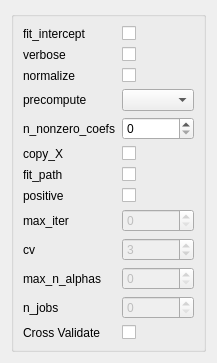
<?xml version="1.0" encoding="UTF-8"?>
<ui version="4.0">
 <class>Form</class>
 <widget class="QWidget" name="Form">
  <property name="geometry">
   <rect>
    <x>0</x>
    <y>0</y>
    <width>196</width>
    <height>321</height>
   </rect>
  </property>
  <property name="sizePolicy">
   <sizepolicy hsizetype="Ignored" vsizetype="Ignored">
    <horstretch>0</horstretch>
    <verstretch>0</verstretch>
   </sizepolicy>
  </property>
  <property name="windowTitle">
   <string>Form</string>
  </property>
  <layout class="QVBoxLayout" name="verticalLayout">
   <item>
    <widget class="QGroupBox" name="formGroupBox">
     <layout class="QFormLayout" name="formLayout">
      <property name="fieldGrowthPolicy">
       <enum>QFormLayout::AllNonFixedFieldsGrow</enum>
      </property>
      <item row="0" column="0">
       <widget class="QLabel" name="fit_interceptLabel">
        <property name="text">
         <string>fit_intercept</string>
        </property>
       </widget>
      </item>
      <item row="0" column="1">
       <widget class="QCheckBox" name="fit_interceptCheckBox">
        <property name="toolTip">
         <string>Whether to calculate the intercept for this model. If set to false,
no intercept will be used in calculations (e.g. data is expected to
be already centered).</string>
        </property>
        <property name="whatsThis">
         <string>http://scikit-learn.org/stable/modules/generated/sklearn.linear_model.Lars.html</string>
        </property>
       </widget>
      </item>
      <item row="1" column="0">
       <widget class="QLabel" name="verboseLabel">
        <property name="text">
         <string>verbose</string>
        </property>
       </widget>
      </item>
      <item row="1" column="1">
       <widget class="QCheckBox" name="verboseCheckBox">
        <property name="toolTip">
         <string>Sets the verbosity amount</string>
        </property>
        <property name="whatsThis">
         <string>http://scikit-learn.org/stable/modules/generated/sklearn.linear_model.Lars.html</string>
        </property>
       </widget>
      </item>
      <item row="2" column="0">
       <widget class="QLabel" name="normalizeLabel">
        <property name="text">
         <string>normalize</string>
        </property>
       </widget>
      </item>
      <item row="2" column="1">
       <widget class="QCheckBox" name="normalizeCheckBox">
        <property name="toolTip">
         <string>This parameter is ignored when fit_intercept is set to False. If True,
the regressors X will be normalized before regression by subtracting
the mean and dividing by the l2-norm. If you wish to standardize,
please use sklearn.preprocessing.StandardScaler before calling fit on
an estimator with normalize=False.</string>
        </property>
        <property name="whatsThis">
         <string>http://scikit-learn.org/stable/modules/generated/sklearn.linear_model.Lars.html</string>
        </property>
       </widget>
      </item>
      <item row="3" column="0">
       <widget class="QLabel" name="precomputeLabel">
        <property name="text">
         <string>precompute</string>
        </property>
       </widget>
      </item>
      <item row="3" column="1">
       <widget class="QComboBox" name="precomputeComboBox">
        <property name="toolTip">
         <string>Whether to use a precomputed Gram matrix to speed up calculations. If
set to 'auto' let us decide. The Gram matrix can also be passed as
argument.</string>
        </property>
        <property name="whatsThis">
         <string>http://scikit-learn.org/stable/modules/generated/sklearn.linear_model.Lars.html</string>
        </property>
       </widget>
      </item>
      <item row="4" column="0">
       <widget class="QLabel" name="n_nonzero_coefsLabel">
        <property name="text">
         <string>n_nonzero_coefs</string>
        </property>
       </widget>
      </item>
      <item row="4" column="1">
       <widget class="QSpinBox" name="n_nonzero_coefsSpinBox">
        <property name="toolTip">
         <string>Target number of non-zero coefficients. Use np.inf for no limit.</string>
        </property>
        <property name="whatsThis">
         <string>http://scikit-learn.org/stable/modules/generated/sklearn.linear_model.Lars.html</string>
        </property>
       </widget>
      </item>
      <item row="5" column="0">
       <widget class="QLabel" name="copy_XLabel">
        <property name="text">
         <string>copy_X</string>
        </property>
       </widget>
      </item>
      <item row="5" column="1">
       <widget class="QCheckBox" name="copy_XCheckBox">
        <property name="toolTip">
         <string>If True, X will be copied; else, it may be overwritten.</string>
        </property>
        <property name="whatsThis">
         <string>http://scikit-learn.org/stable/modules/generated/sklearn.linear_model.Lars.html</string>
        </property>
       </widget>
      </item>
      <item row="6" column="0">
       <widget class="QLabel" name="fit_pathLabel">
        <property name="text">
         <string>fit_path</string>
        </property>
       </widget>
      </item>
      <item row="6" column="1">
       <widget class="QCheckBox" name="fit_pathCheckBox">
        <property name="toolTip">
         <string>If True the full path is stored in the coef_path_ attribute. If you
compute the solution for a large problem or many targets, setting
fit_path to False will lead to a speedup, especially with a small
alpha.</string>
        </property>
        <property name="whatsThis">
         <string>http://scikit-learn.org/stable/modules/generated/sklearn.linear_model.Lars.html</string>
        </property>
       </widget>
      </item>
      <item row="7" column="0">
       <widget class="QLabel" name="positiveLabel">
        <property name="text">
         <string>positive</string>
        </property>
       </widget>
      </item>
      <item row="7" column="1">
       <widget class="QCheckBox" name="positiveCheckBox">
        <property name="toolTip">
         <string>Restrict coefficients to be &gt;= 0. Be aware that you might want to
remove fit_intercept which is set True by default.</string>
        </property>
        <property name="whatsThis">
         <string>http://scikit-learn.org/stable/modules/generated/sklearn.linear_model.Lars.html</string>
        </property>
       </widget>
      </item>
      <item row="8" column="0">
       <widget class="QLabel" name="max_iterLabel">
        <property name="text">
         <string>max_iter</string>
        </property>
       </widget>
      </item>
      <item row="8" column="1">
       <widget class="QSpinBox" name="max_iterSpinBox">
        <property name="enabled">
         <bool>false</bool>
        </property>
        <property name="toolTip">
         <string>Maximum number of iterations to perform.</string>
        </property>
        <property name="whatsThis">
         <string>http://scikit-learn.org/stable/modules/generated/sklearn.linear_model.Lars.html</string>
        </property>
       </widget>
      </item>
      <item row="9" column="0">
       <widget class="QLabel" name="cvLabel">
        <property name="text">
         <string>cv</string>
        </property>
       </widget>
      </item>
      <item row="9" column="1">
       <widget class="QSpinBox" name="cvSpinBox">
        <property name="enabled">
         <bool>false</bool>
        </property>
        <property name="whatsThis">
         <string>http://scikit-learn.org/stable/modules/generated/sklearn.linear_model.Lars.html</string>
        </property>
        <property name="value">
         <number>3</number>
        </property>
       </widget>
      </item>
      <item row="10" column="0">
       <widget class="QLabel" name="max_n_alphasLabel">
        <property name="text">
         <string>max_n_alphas</string>
        </property>
       </widget>
      </item>
      <item row="10" column="1">
       <widget class="QSpinBox" name="max_n_alphasSpinBox">
        <property name="enabled">
         <bool>false</bool>
        </property>
        <property name="whatsThis">
         <string>http://scikit-learn.org/stable/modules/generated/sklearn.linear_model.Lars.html</string>
        </property>
       </widget>
      </item>
      <item row="11" column="0">
       <widget class="QLabel" name="n_jobsLabel">
        <property name="text">
         <string>n_jobs</string>
        </property>
       </widget>
      </item>
      <item row="11" column="1">
       <widget class="QSpinBox" name="n_jobsSpinBox">
        <property name="enabled">
         <bool>false</bool>
        </property>
        <property name="whatsThis">
         <string>http://scikit-learn.org/stable/modules/generated/sklearn.linear_model.Lars.html</string>
        </property>
       </widget>
      </item>
      <item row="12" column="0">
       <widget class="QLabel" name="cVLabel">
        <property name="text">
         <string>Cross Validate</string>
        </property>
       </widget>
      </item>
      <item row="12" column="1">
       <widget class="QCheckBox" name="cVCheckBox">
        <property name="toolTip">
         <string>Cross Validate</string>
        </property>
        <property name="whatsThis">
         <string>http://scikit-learn.org/stable/modules/generated/sklearn.linear_model.Lars.html</string>
        </property>
       </widget>
      </item>
     </layout>
    </widget>
   </item>
  </layout>
 </widget>
 <resources/>
 <connections>
  <connection>
   <sender>cVCheckBox</sender>
   <signal>toggled(bool)</signal>
   <receiver>max_iterSpinBox</receiver>
   <slot>setEnabled(bool)</slot>
   <hints>
    <hint type="sourcelabel">
     <x>111</x>
     <y>291</y>
    </hint>
    <hint type="destinationlabel">
     <x>116</x>
     <y>206</y>
    </hint>
   </hints>
  </connection>
  <connection>
   <sender>cVCheckBox</sender>
   <signal>toggled(bool)</signal>
   <receiver>cvSpinBox</receiver>
   <slot>setEnabled(bool)</slot>
   <hints>
    <hint type="sourcelabel">
     <x>137</x>
     <y>288</y>
    </hint>
    <hint type="destinationlabel">
     <x>132</x>
     <y>228</y>
    </hint>
   </hints>
  </connection>
  <connection>
   <sender>cVCheckBox</sender>
   <signal>toggled(bool)</signal>
   <receiver>max_n_alphasSpinBox</receiver>
   <slot>setEnabled(bool)</slot>
   <hints>
    <hint type="sourcelabel">
     <x>152</x>
     <y>291</y>
    </hint>
    <hint type="destinationlabel">
     <x>151</x>
     <y>248</y>
    </hint>
   </hints>
  </connection>
  <connection>
   <sender>cVCheckBox</sender>
   <signal>toggled(bool)</signal>
   <receiver>n_jobsSpinBox</receiver>
   <slot>setEnabled(bool)</slot>
   <hints>
    <hint type="sourcelabel">
     <x>188</x>
     <y>293</y>
    </hint>
    <hint type="destinationlabel">
     <x>187</x>
     <y>274</y>
    </hint>
   </hints>
  </connection>
 </connections>
</ui>
